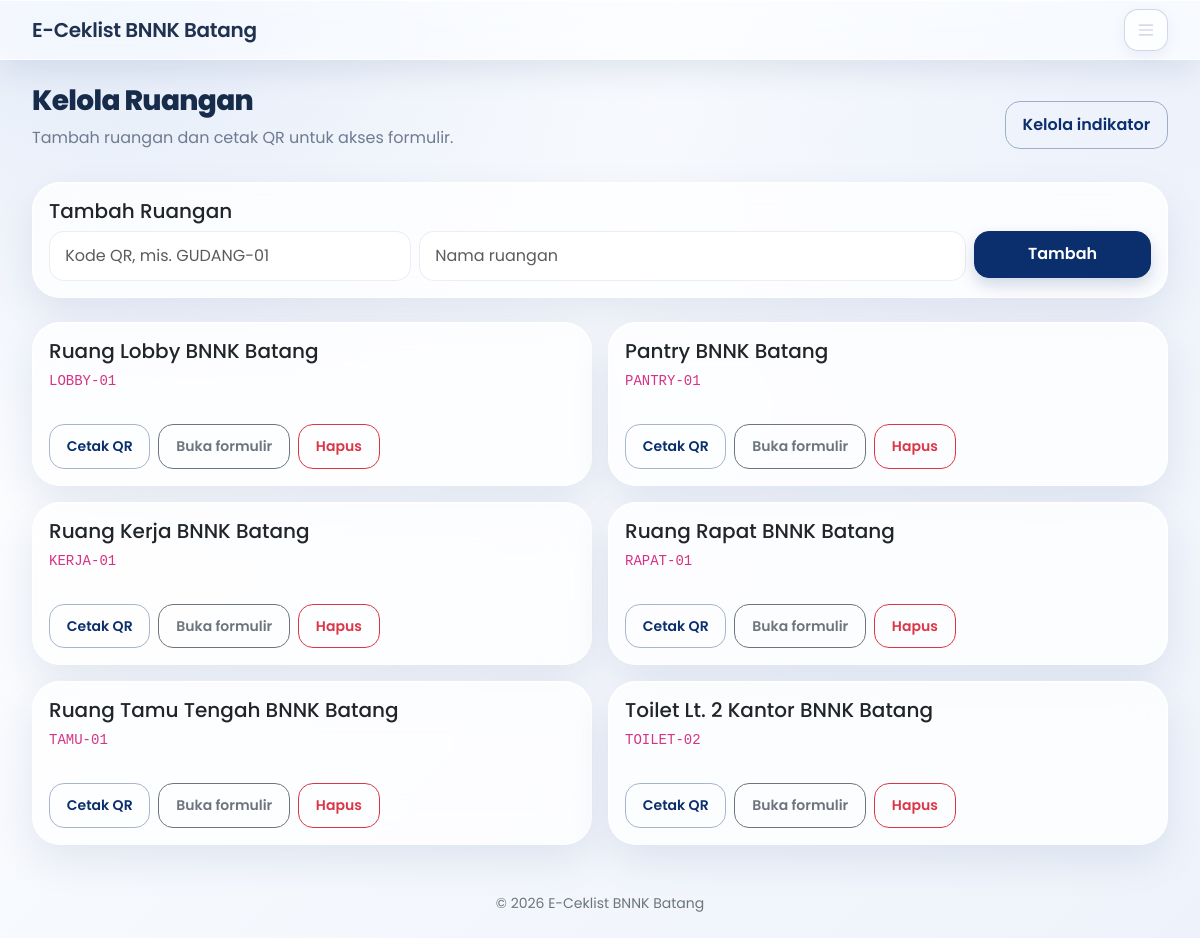
The app's page /admin/kelola_ruangan.php (signed in) with its own data.
### tables this page shows
CREATE TABLE `ruangan` (
  `id` int(11) NOT NULL,
  `kode_qr` varchar(50) NOT NULL,
  `nama_ruangan` varchar(150) NOT NULL,
  `created_at` timestamp NOT NULL DEFAULT current_timestamp()
);

### config/koneksi.php (called while the page is built, shortened)
<?php
function e($value): string {
    return htmlspecialchars((string)($value ?? ''), ENT_QUOTES, 'UTF-8');
}
function base_url(string $path = ''): string {
    $script = str_replace('\\', '/', $_SERVER['SCRIPT_NAME'] ?? '/e-ceklist/index.php');
    $root = preg_replace('~/(auth|petugas|verifikator|admin|laporan)/.*$~', '', $script);
    $root = rtrim($root, '/');
    return ($root ?: '') . '/' . ltrim($path, '/');
}

### admin/kelola_ruangan.php (the view, shortened to what this page needs)
<?php
require_once __DIR__.'/../config/koneksi.php';require_role(['admin']);
$rooms=$conn->query('SELECT * FROM ruangan ORDER BY id')->fetch_all(MYSQLI_ASSOC);$page_title='Kelola Ruangan';include __DIR__.'/../includes/header.php';
?>
<div class="d-flex justify-content-between align-items-center mb-3"><div><h1 class="h3 page-heading">Kelola Ruangan</h1><p class="muted">Tambah ruangan dan cetak QR untuk akses formulir.</p></div><a class="btn btn-outline-primary" href="<?= e(base_url('admin/kelola_indikator.php')) ?>">Kelola indikator</a></div>
<div class="card p-3 mb-4"><h2 class="h5">Tambah Ruangan</h2><form method="post" class="row g-2"><input type="hidden" name="csrf" value="<?= e(csrf_token()) ?>"><input type="hidden" name="action" value="add"><div class="col-md-4"><input class="form-control" name="kode_qr" placeholder="Kode QR, mis. GUDANG-01" required></div><div class="col-md-6"><input class="form-control" name="nama_ruangan" placeholder="Nama ruangan" required></div><div class="col-md-2"><button class="btn btn-primary w-100">Tambah</button></div></form></div>
<div class="row g-3"><?php foreach($rooms as $r):$target=base_url('petugas/form_ceklist.php?qr='.rawurlencode($r['kode_qr'])); ?><div class="col-12 col-md-6"><div class="card p-3 h-100"><h2 class="h5"><?= e($r['nama_ruangan']) ?></h2><code><?= e($r['kode_qr']) ?></code><div class="d-flex gap-2"><button class="btn btn-outline-primary btn-sm" onclick="printQr('qr<?= (int)$r['id'] ?>')">Cetak QR</button><a class="btn btn-outline-secondary btn-sm" href="<?= e($target) ?>" target="_blank">Buka formulir</a><form method="post" onsubmit="return confirm('Hapus ruangan ini beserta data terkait?')"><button class="btn btn-outline-danger btn-sm">Hapus</button></form></div></div></div><?php endforeach; ?></div>
<?php include __DIR__.'/../includes/footer.php'; ?>

### includes/header.php (style rules this page uses)
:root { --violet:#0B2E6D;--violet-dark:#082454;--ink:#17243b;--muted:#6f7b91;--line:rgba(255,255,255,.92);--glass:rgba(255,255,255,.76) }
* { box-sizing:border-box }
body { min-height:100vh;color:var(--ink);font-family:'Poppins',sans-serif;background:radial-gradient(ellipse at 8% 0%,#e3ebf8 0,transparent 38%),radial-gradient(ellipse at 96% 12%,#edf2fb 0,transparent 34%),linear-gradient(135deg,#ffffff 0%,#f5f8fd 52%,#eef3fb 100%);background-attachment:fixed }
.card { background:var(--glass);backdrop-filter:blur(20px);-webkit-backdrop-filter:blur(20px);border:1px solid var(--line);border-radius:28px;box-shadow:0 16px 42px rgba(11,46,109,.09),inset 0 1px 0 #fff }
.btn { border-radius:15px;font-weight:600;padding:.68rem 1.05rem;transition:transform .18s,box-shadow .18s }
.btn-primary { background:var(--violet);border-color:var(--violet);box-shadow:0 7px 16px rgba(11,46,109,.18) }
.btn-outline-primary { border-color:rgba(11,46,109,.35);color:var(--violet) }
.form-control,.form-select { border:1px solid rgba(125,125,165,.15);border-radius:15px;background:rgba(255,255,255,.78);padding:.76rem .95rem }
.page-heading { font-weight:750;letter-spacing:-.65px;color:#172b4b }
.muted { color:var(--muted) }

### records on screen
ruangan: nama_ruangan "Ruang Lobby BNNK Batang", kode_qr "LOBBY-01"
ruangan: nama_ruangan "Pantry BNNK Batang", kode_qr "PANTRY-01"
ruangan: nama_ruangan "Ruang Kerja BNNK Batang", kode_qr "KERJA-01"
ruangan: nama_ruangan "Ruang Rapat BNNK Batang", kode_qr "RAPAT-01"
ruangan: nama_ruangan "Ruang Tamu Tengah BNNK Batang", kode_qr "TAMU-01"
ruangan: nama_ruangan "Toilet Lt. 2 Kantor BNNK Batang", kode_qr "TOILET-02"
